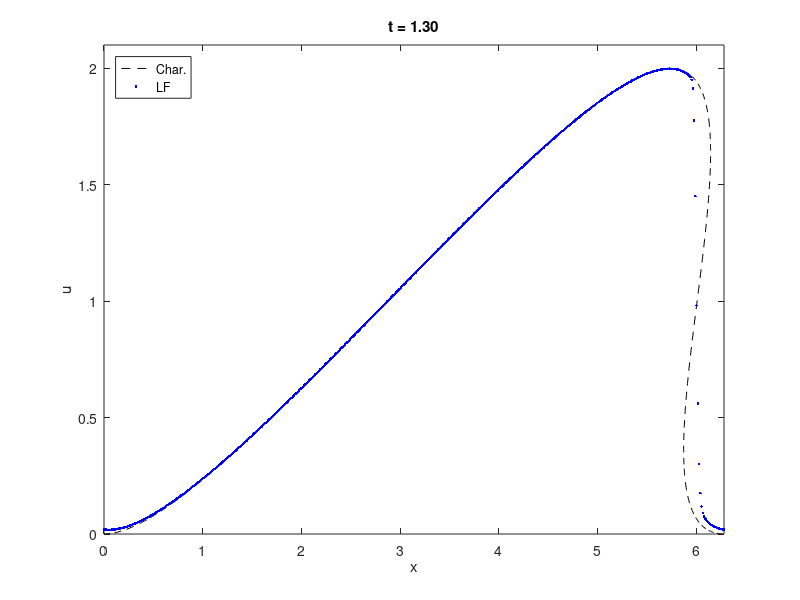

The MATLAB script that drew this image:
%This code below was obtained and modified from: https://math.stackexchange.com/questions/2763316/the-method-of-characteristics-for-burgers-equation

mx = 500; % number of nodes in x
CFL = 0.95; % Courant number
g = @(x) (1-cos(x)).*(0<=x).*(x<=2*pi); % initial condition
tend = 1.3; % final time

% initialization
t = 0;
x = linspace(0,2*pi,mx)';
dx = (x(end)-x(1))/(mx-1);
u = g(x);
utemp = u;
dt = CFL*dx/max(u);

figure;
hch = plot(x+t*g(x), g(x), 'k--');
hold on
hlf = plot(x, g(x), 'b.');
xlabel('x');
ylabel('u');
xlim([x(1) x(end)]);
ylim([0 2.1]);
ht = title(sprintf('t = %0.2f',t));

while (t+dt<tend)
    % Lax-Friedrichs
    for i=2:mx-1
        dflux = 0.5*u(i+1)^2 - 0.5*u(i-1)^2;
        utemp(i) = 0.5*(u(i+1) + u(i-1)) - 0.5*dt/dx* dflux;
    end
    utemp(1) = utemp(mx-1);
    utemp(mx) = utemp(2);

    u = utemp;
    t = t + dt;
    dt = CFL*dx/max(u);
    set(hch,'XData',x+t*g(x));
    set(hlf,'YData',u);
    set(ht,'String',sprintf('t = %0.2f',t));
    drawnow;
end
legend('Char.','LF','Location','northwest');